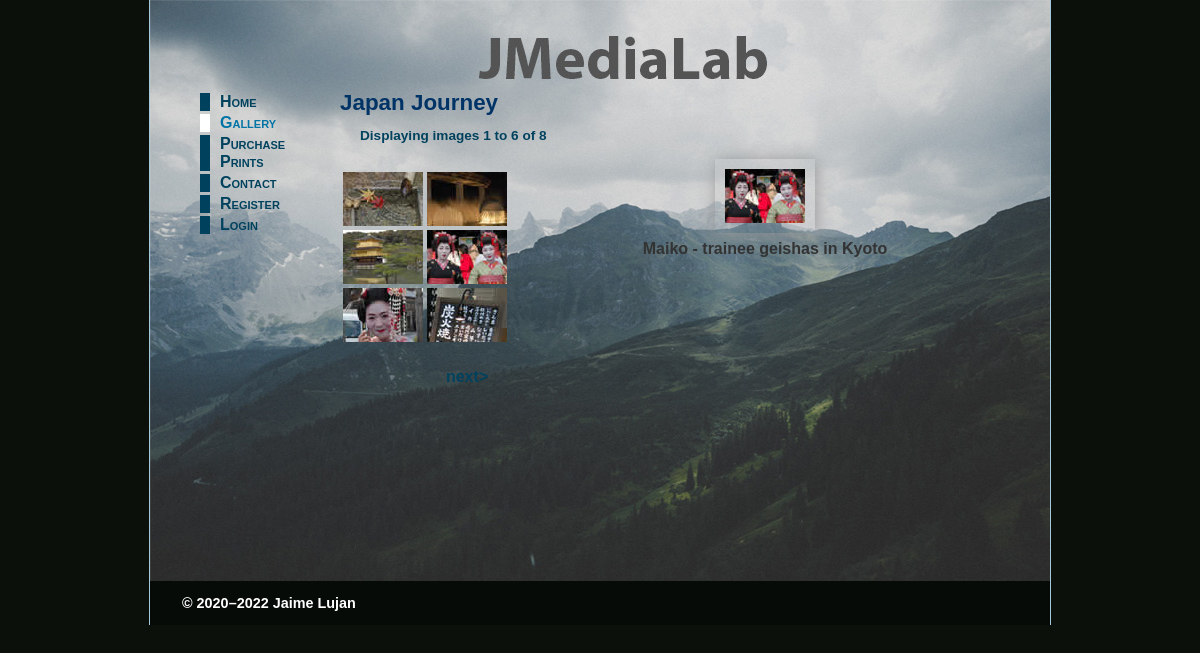
Screenshot of /JJ/gallery.php?mainImage=maiko.jpg&page=1 with the database file from the repository.
### tables this page shows
CREATE TABLE IF NOT EXISTS JJ_images (
  image_id int(10) unsigned NOT NULL AUTO_INCREMENT,
  filename varchar(25) NOT NULL,
  caption varchar(120) NOT NULL,
  price decimal(6,2) NOT NULL,
  details text,
  PRIMARY KEY (image_id)
);

### JJ/gallery.php (the view, shortened to what this page needs)
<?php
	require './includes/header.php';
	require_once '../../mysqli_connect.php';
	$sql= 'Select filename, caption FROM JJ_images';
	$result= mysqli_query($dbc, $sql);
	if($result){
		$numImages = mysqli_num_rows($result);
	}
	else
		mysql_error($dbc);
	$imgPerPage = COLS * ROWS;
	if (empty($_GET['page'])){
		$page=1;
		$startNum=0;
		$imgCounter=1;
	}
	else{
		$page = filter_var($_GET['page'], FILTER_VALIDATE_INT);
		$startNum=($page-1) * $imgPerPage;
		$imgCounter=($page-1) * $imgPerPage+1;
	}
	if ($numImages < $page*$imgPerPage)
		$endNum=$numImages;
	else
		$endNum=$startNum + $imgPerPage;
	$sql= "SELECT filename, caption FROM JJ_images LIMIT $startNum, $imgPerPage";
	$result = mysqli_query($dbc, $sql);
	if ($result)
		$row=mysqli_fetch_assoc($result);
	else
		mysqli_error($dbc);
	if (isset($_GET['mainImage'])){
		$mainImage = filter_var($_GET['mainImage'], FILTER_SANITIZE_STRING);
	}
	else{
		$mainImage = $row['filename'];
	}
?>
	<main>
	    <h2>Japan Journey</h2>
		<p id="picCount">Displaying images <?php echo "$imgCounter to $endNum of $numImages";?></p>
        <section id="gallery">
            <table id="thumbs">
                <tr>
				<?php $pos=1;
				do { ?>
                    <td><a href="gallery.php?mainImage=<?= $row['filename']?>&amp;page=<?= $page; ?> "> <img src="images/thumbs/<?= $row['filename']; ?>" alt="<?= $row['caption']; ?>" width="80" height="54"></a></td>
                <?php
				if ($row['filename'] == $mainImage){
					$caption = $row['caption'];
				}
				if ($pos==COLS) {
					echo '</tr><tr>';
					$pos =1;
				}
				else{$pos++;}
				} while ($row=mysqli_fetch_assoc($result));
				while ($pos++ <= COLS){
					echo '<td>&nbsp;</td>';
				}
				?>
				</tr>
				<?php
				if($page>1){
					$page--;
					echo "<tr><td> <a href=\"gallery.php?page=$page\"> &lt;prev</a></td>";
					}
				else
				 echo "<tr><td></td>";
				if ($imgCounter < $numImages){
					$page++;
					echo "<td> <a href=\"gallery.php?page=$page\"> next&gt;</a></td></tr>";
				}
				else{
					echo "<td></td></tr>";
				}
				?>
            </table>
            <figure id="main_image">
                <img src="images/<?= $mainImage; ?>" alt="<?= $caption; ?>" >
                <figcaption><?= $caption; ?></figcaption>
            </figure>
        </section>
    </main>
<?php include './includes/footer.php'; ?>

### JJ/styles/journey.css (style rules this page uses)
body { margin: 0; padding: 0; color: #333; font-family: "Trebuchet MS", Arial, Helvetica, sans-serif; overflow-y:scroll; background-color: rgb(11, 16, 11); }
h1, h2 { margin: 0 0 10px 0; font-family: Verdana, Arial, Helvetica, sans-serif; color: #036; }
h2 { font-size: 140%; }
p { margin: 0 auto 1em 0; padding: 0 20px; font-size: 85%; line-height: 1.4; }
main { margin: 0 10% 0 190px; min-width: 525px; max-width: 640px; }
main a { font-weight: bold; text-decoration: none; padding: 2px 4px; }
main a:link, main a:visited { color: #00425E; border-bottom: #00425E dashed 1px; }
figure { float: right; margin: 0 20px 0 10px; }
figure img { padding: 10px; -webkit-box-shadow: 1px 1px 15px #999999; box-shadow: 1px 1px 15px #999999; }
figcaption { margin: 0; padding: 3px 10px; font-weight: bold; text-align: center; }
#picCount { color:#00425E; font-weight:bold; }
#thumbs { float: left; margin-top: 10px; }
#thumbs td { text-align: center; }
#thumbs img { border: none; display:block; }
#thumbs a:link, #thumbs a:visited, #thumbs a:hover, #thumbs a:active { border: none; padding: 0; }
#main_image { float: right; text-align: center; width: 350px; }

### rows the page displays
jj_images: filename (picture)
jj_images: filename (picture)
jj_images: filename (picture)
jj_images: filename (picture), caption "Maiko - trainee geishas in Kyoto"
jj_images: filename (picture)
jj_images: filename (picture)

### other values shown
$imgCounter "1"
$endNum "6"
$numImages "8"
$startYear "2020"
